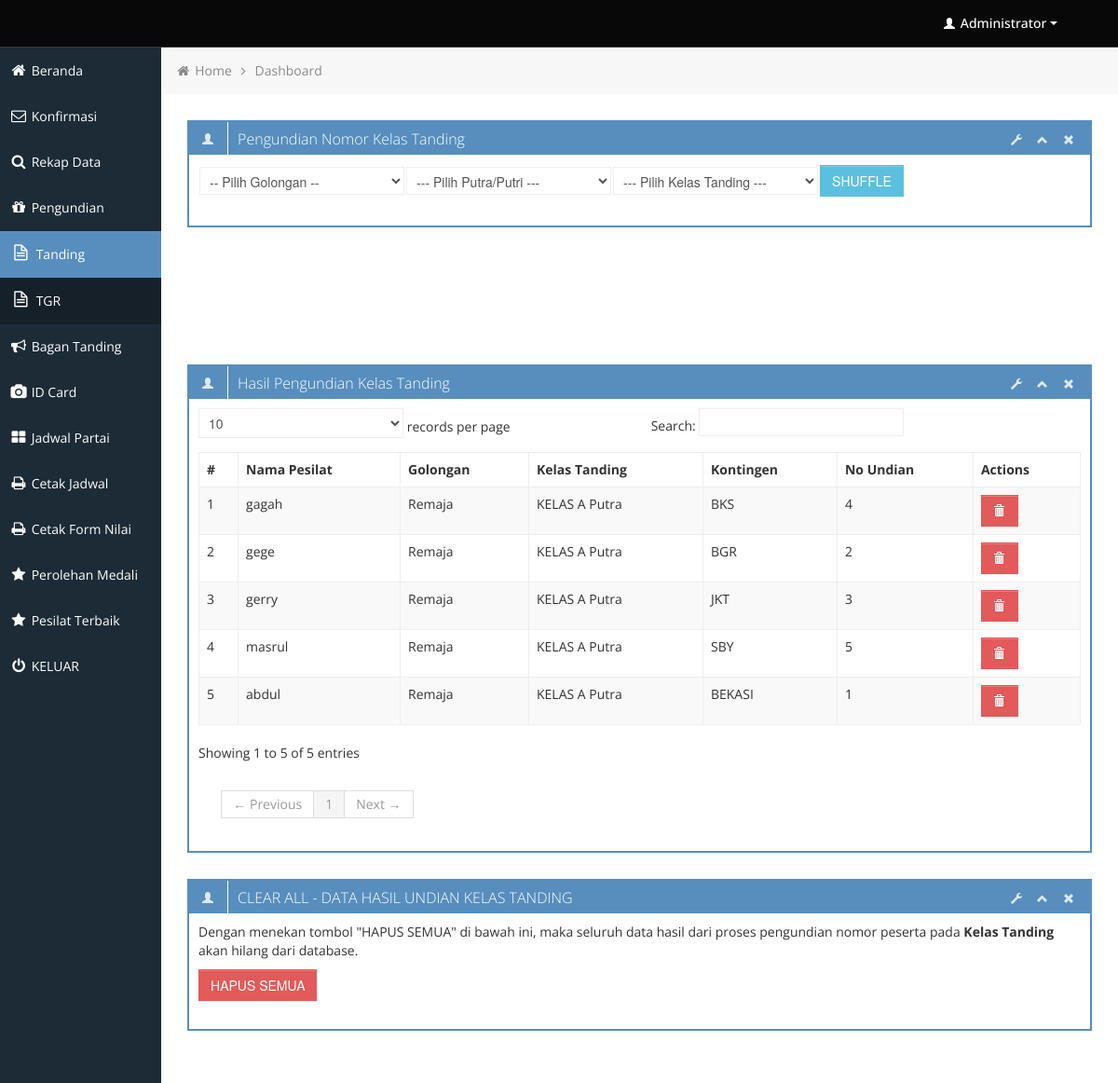
Page /backend/admin_undian_tanding.php (signed in) on the committed database.
### tables this page shows
CREATE TABLE `undian` (
  `id_undian` int(11) NOT NULL,
  `id_peserta` int(11) NOT NULL,
  `no_undian` int(11) NOT NULL
);

CREATE TABLE `peserta` (
  `ID_peserta` int(11) NOT NULL,
  `nm_lengkap` varchar(35) NOT NULL,
  `jenis_kelamin` varchar(15) NOT NULL,
  `tpt_lahir` varchar(55) NOT NULL,
  `tgl_lahir` date NOT NULL,
  `tb` int(11) NOT NULL,
  `bb` int(11) NOT NULL,
  `kelas` varchar(21) NOT NULL,
  `asal_sekolah` varchar(55) NOT NULL,
  `kategori_tanding` varchar(10) NOT NULL,
  `golongan` varchar(15) NOT NULL,
  `kode_gr` varchar(32) NOT NULL,
  `kelas_tanding_FK` varchar(4) NOT NULL,
  `kontingen` varchar(100) NOT NULL,
  `foto` varchar(128) NOT NULL,
  `ktp` varchar(128) NOT NULL,
  `akta_lahir` varchar(128) NOT NULL,
  `ijazah` varchar(128) NOT NULL,
  `status` varchar(15) NOT NULL,
  `role` varchar(20) DEFAULT NULL,
  `email` varchar(100) DEFAULT NULL,
  `password` varchar(255) DEFAULT NULL
);

CREATE TABLE `kelastanding` (
  `ID_kelastanding` int(11) NOT NULL,
  `nm_kelastanding` varchar(21) NOT NULL
);

### backend/admin_undian_tanding.php (the view, shortened to what this page needs)
<?php
	include 'includes/connection.php';
	$sqlhasilundian = "SELECT * FROM undian
						INNER JOIN peserta ON peserta.ID_peserta=undian.id_peserta
						INNER JOIN kelastanding ON peserta.kelas_tanding_FK=kelastanding.ID_kelastanding
						ORDER BY undian.id_undian DESC";
	$carihasilundian = mysqli_query($koneksi,$sqlhasilundian);
?>
<link href="css/spinner.css" rel="stylesheet" type="text/css" media="all" />
<div class="row-fluid sortable">
	<div class="box span12">
		<div class="box-header" data-original-title>
			<h2><i class="halflings-icon white user"></i><span class="break"></span>Pengundian Nomor Kelas Tanding</h2>
			<div class="box-icon">
				<a href="#" class="btn-setting"><i class="halflings-icon white wrench"></i></a>
				<a href="#" class="btn-minimize"><i class="halflings-icon white chevron-up"></i></a>
				<a href="#" class="btn-close"><i class="halflings-icon white remove"></i></a>
			</div>
		</div>
		<div class="box-content">
			<form class="form-horizontal" name="UndianPeserta" id="UndianPeserta" method="post" action="admin_do_undian_tanding.php">
				<table>
					<tr>
						<td>
							<select class="form-control" name="golongan" id="golongan">
								<option value="">-- Pilih Golongan --</option>
							</select>
						</td>
						<td>
							<select name="jenis_kelamin" id="jenis_kelamin">
								<option value="">--- Pilih Putra/Putri ---</option>
							</select>
						</td>
						<td>
							<select name="kelas_tanding" id="kelas_tanding">
								<option value="">--- Pilih Kelas Tanding ---</option>
							</select>
						</td>
						<td><input type="submit" class="btn btn-info" name="kocok" value="SHUFFLE"></td>
					</tr>
				</table>
			</form>
		</div>
	</div>
</div>
<div class="row-fluid sortable">
	<div class="box span12">
		<div class="box-header" data-original-title>
			<h2><i class="halflings-icon white user"></i><span class="break"></span>Hasil Pengundian Kelas Tanding</h2>
			<div class="box-icon">
				<a href="#" class="btn-setting"><i class="halflings-icon white wrench"></i></a>
				<a href="#" class="btn-minimize"><i class="halflings-icon white chevron-up"></i></a>
				<a href="#" class="btn-close"><i class="halflings-icon white remove"></i></a>
			</div>
		</div>
		<div class="box-content">
			<table class="table table-striped table-bordered bootstrap-datatable datatable">
				<thead>
					<tr>
						<th>#</th>
						<th>Nama Pesilat</th>
						<th>Golongan</th>
						<th>Kelas Tanding</th>
						<th>Kontingen</th>
						<th>No Undian</th>
						<th>Actions</th>
					</tr>
				</thead>
				<tbody>
					<?php $no=0; while($hasilundian = mysqli_fetch_array($carihasilundian)) { $no++ ; ?>
					<tr>
						<td><?php echo $no; ?></td>
						<td><?php echo $hasilundian['nm_lengkap']; ?></td>
						<td><?php echo $hasilundian['golongan']; ?></td>
						<td>
							<?php echo $hasilundian['nm_kelastanding'];
								if($hasilundian['jenis_kelamin']=='Laki-laki') { echo " Putra"; } else { echo " Putri" ;}
							?>
						</td>
						<td><?php echo $hasilundian['kontingen']; ?></td>
						<td><?php echo $hasilundian['no_undian']; ?></td>
						<td class="center">
							<a class="btn btn-danger" onclick="return confirmDel()" href="admin_do_del_undian.php?id_undian=<?php echo $hasilundian['id_undian']; ?>">
								<i class="halflings-icon white trash"></i>
							</a>
						</td>
					</tr>
					<?php } ?>
				</tbody>
			</table>
		</div>
	</div>
</div>
<div class="row-fluid sortable">
	<div class="box span12">
		<div class="box-header" data-original-title>
			<h2><i class="halflings-icon white user"></i><span class="break"></span>CLEAR ALL - DATA HASIL UNDIAN KELAS TANDING</h2>
			<div class="box-icon">
				<a href="#" class="btn-setting"><i class="halflings-icon white wrench"></i></a>
				<a href="#" class="btn-minimize"><i class="halflings-icon white chevron-up"></i></a>
				<a href="#" class="btn-close"><i class="halflings-icon white remove"></i></a>
			</div>
		</div>
		<div class="box-content">
			<form class="form-horizontal" method="post" action="do_clear_undian_tanding.php">
				<p>Dengan menekan tombol "HAPUS SEMUA" di bawah ini, maka seluruh data hasil dari proses pengundian nomor peserta pada <b>Kelas Tanding</b> akan hilang dari database.</p>
				<input type="submit" onclick="return confirmDel()" class="btn btn-danger" value="HAPUS SEMUA">
			</form>
		</div>
	</div>
</div>

### backend/css/style.css (style rules this page uses)
body { background: #F5F5F5; color: #333; border: none; font-family: 'Open Sans', sans-serif; font-weight: 400; }
a { color: #646464; }
h2 { font-size: 16px; line-height: 16px; }
.box { border: 2px solid #578EBE; background: #fff !important; margin-bottom: 28px; }
.box-header { height: 16px; font-size: 16px; line-height: 16px; padding: 10px; background: #578EBE; -webkit-box-shadow: none; -moz-box-shadow: none; box-shadow: none; overflow: hidden; }
.box-header h2 { float:left; margin-top: 0px; font-weight: 300; }
.box-header .box-icon, .box-header h2 { color:#fff; }
.box-header h2 i { margin: 0px 3px 0px 4px; opacity: .8; filter: alpha(opacity=80); -ms-filter:"progid:DXImageTransform.Microsoft.Alpha(Opacity=80)"; }
.box-header .box-icon { float:right; margin-top: 1px; }
.box-header .box-icon i { -webkit-transition: all 0.1s ease-in-out; -moz-transition: all 0.1s ease-in-out; -o-transition: all 0.1s ease-in-out; -ms-transition: all 0.1s ease-in-out; transition: all 0.1s ease-in-out; opacity: .8; filter: alpha(opacity=80); -ms-filter:"progid:DXImageTransform.Microsoft.Alpha(Opacity=80)"; }
.box-header .box-icon a { margin: 0px 5px; }
.box-content { position: relative; z-index: 50; margin-top: -1px; padding: 10px; background: #fff !important; }
.btn { display: inline-block; padding: 6px 12px; margin-bottom: 0; font-size: 14px; font-weight: 500; line-height: 20px; text-align: center; white-space: nowrap; vertical-align: middle; cursor: pointer; border: 1px solid #a7a9aa; -webkit-border-radius: 0px !important; border-radius: 0px !important; }
.btn i { margin-top: 2px; }
.btn { color: #ffffff; background-color: #a7a9aa; border-color: #a7a9aa; background-image: none; filter: none; text-shadow: none; }
.btn-danger { background-color: #E25A59; border-color: #E25A59; }
.btn-info { background-color: #5bc0de; border-color: #5bc0de; }
.table th, .table td { border-top: 1px solid #eee; }
.table-bordered { border-color: #eee; -webkit-border-radius: 0px !important; -moz-border-radius: 0px !important; border-radius: 0px !important; }
.table-bordered th, .table-bordered td { border-left: 1px solid #eee; }
.table-bordered thead:first-child tr:first-child > th:first-child, .table-bordered tbody:first-child tr:first-child > td:first-child, .table-bordered tbody:first-child tr:first-child > th:first-child { -webkit-border-radius: 0px !important; -moz-border-radius: 0px !important; border-radius: 0px !important; }
.table-bordered thead:first-child tr:first-child > th:last-child, .table-bordered tbody:first-child tr:first-child > td:last-child, .table-bordered tbody:first-child tr:first-child > th:last-child { -webkit-border-radius: 0px !important; -moz-border-radius: 0px !important; border-radius: 0px !important; }
.table-bordered thead:last-child tr:last-child > th:first-child, .table-bordered tbody:last-child tr:last-child > td:first-child, .table-bordered tbody:last-child tr:last-child > th:first-child, .table-bordered tfoot:last-child tr:last-child > td:first-child, .table-bordered tfoot:last-child tr:last-child > th:first-child { -webkit-border-radius: 0px !important; -moz-border-radius: 0px !important; border-radius: 0px !important; }
.table-bordered thead:last-child tr:last-child > th:last-child, .table-bordered tbody:last-child tr:last-child > td:last-child, .table-bordered tbody:last-child tr:last-child > th:last-child, .table-bordered tfoot:last-child tr:last-child > td:last-child, .table-bordered tfoot:last-child tr:last-child > th:last-child { -webkit-border-radius: 0px !important; -moz-border-radius: 0px !important; border-radius: 0px !important; }

### backend/css/halflings.css (style rules this page uses)
html, html .halflings { -webkit-font-smoothing: antialiased !important; }
.halflings-icon { display: inline-block; width: 14px; height: 14px; line-height: 14px; vertical-align: text-top; background-image: url(../img/glyphicons_halflings.svg); background-position: 0 0; background-repeat: no-repeat; vertical-align: top; *display: inline; *zoom: 1; *margin-right: .3em; }
.halflings-icon.white { background-image: url(../img/glyphicons_halflings-white.svg); }
.halflings-icon.user { background-position: -168px 0; }
.halflings-icon.remove { background-position: -312px 0; }
.halflings-icon.trash { background-position: -456px 0; }
.halflings-icon.chevron-up { background-position: -288px -120px; }
.halflings-icon.wrench { background-position: -360px -144px; }

### rows in the picture
undian: id_peserta.nm_lengkap "gagah", id_peserta.golongan "Remaja", kelastanding.nm_kelastanding "KELAS A", id_peserta.kontingen "BKS", no_undian "4"
undian: id_peserta.nm_lengkap "gege", id_peserta.golongan "Remaja", kelastanding.nm_kelastanding "KELAS A", id_peserta.kontingen "BGR", no_undian "2"
undian: id_peserta.nm_lengkap "gerry", id_peserta.golongan "Remaja", kelastanding.nm_kelastanding "KELAS A", id_peserta.kontingen "JKT", no_undian "3"
undian: id_peserta.nm_lengkap "masrul", id_peserta.golongan "Remaja", kelastanding.nm_kelastanding "KELAS A", id_peserta.kontingen "SBY", no_undian "5"
undian: id_peserta.nm_lengkap "abdul", id_peserta.golongan "Remaja", kelastanding.nm_kelastanding "KELAS A", id_peserta.kontingen "BEKASI", no_undian "1"
